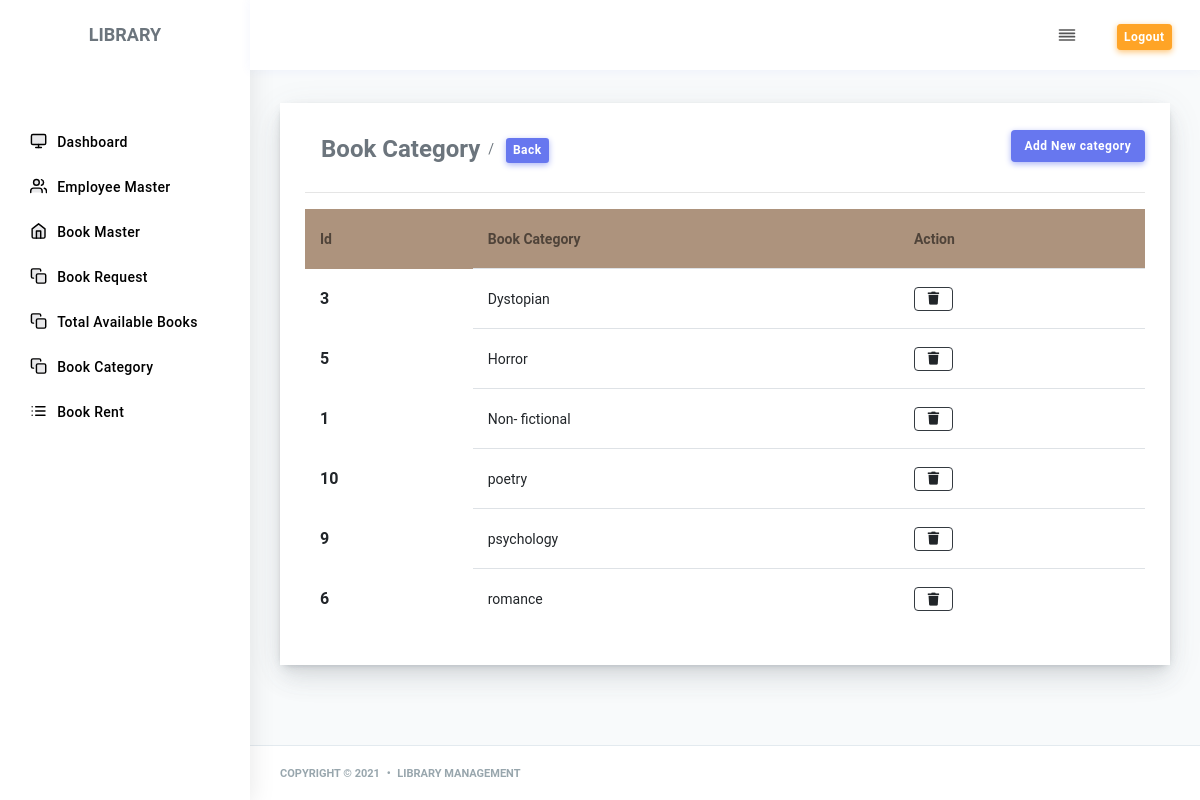
Page /book_category/ (signed in) on the committed database.
### library_app/models.py (models this page shows)
class New_Category(models.Model):
   category=models.CharField(max_length=150, null=True, blank=True)

### library_app/views.py (the view)
# urls.py: path('book_category/',views.book_category,name ='book_category'),
@csrf_exempt
def book_category(request):
    session_id = request.session.get('user_id')
    print(session_id)
    obj = New_Category.objects.all().order_by("category")
    list = []
    dict = {}
    for i in obj:
     dict["id"] = i.id
     dict["category"] = i.category
     list.append(dict)
     dict = {}
    if session_id:
        return render(request, 'book_category.html', {"list": list,})
    else:
        return redirect("/")

### library_app/templates/book_category.html (shortened to what this page needs)
{% include "header.html" %}
<div class="main-content">
  <section class="section">
    <div class="section-body">
      <div class="row">
        <div class="col-12">
          <div class="card">
            <div class="card-body">
              <div class="row">
                <div class="col-md-6">
                  <ul
                    class="breadcrumb breadcrumb-style"
                    style="margin-bottom: 0px"
                  >
                    <li class="breadcrumb-item">
                      <h4 class="page-title m-b-0">Book Category</h4>
                    </li>
                    <li class="breadcrumb-item">
                      <a href="/dashboard/">
                        <button type="button" class="btn btn-primary btn-sm">
                          Back
                        </button></a
                      >
                    </li>
                  </ul>
                </div>
                <div class="col-md-6 pull-right" style="margin-top: 7px">
                  <a
                    href="/add_category/"
                    class="btn btn-icon btn-primary pull-right"
                  >
                    Add New category</a
                  >
                </div>
              </div>
              <hr />
              <div id="table_div">
                <div class="table-responsive">
                  <table class="table table-hover" id="view_table">
                    <thead>
                      <tr>
                        <th>Id</th>
                        <th>Book Category</th>
                        <th>Action</th>
                      </tr>
                    </thead>
                    <tbody>
                      {% for i in list %}
                      <tr>
                        <th scope="row">{{i.id}}</th>
                        <td>{{i.category}}</td>
                        <td>
                          <a
                            class="btn btn-outline-dark"
                            onclick="delete_category('{{i.id}}')"
                            ><i class="fas fa-trash"></i
                          ></a>
                        </td>
                      </tr>
                      {% endfor %}
                    </tbody>
                  </table>
                </div>
              </div>
            </div>
          </div>
        </div>
      </div>
    </div>
  </section>
</div>
{% include "footer.html" %}

### library_app/templates/header.html (style rules this page uses)
td { font-size: 14px; }

### rows in the picture
New_Category: category "Dystopian"
New_Category: category "Horror"
New_Category: category "Non- fictional"
New_Category: category "poetry"
New_Category: category "psychology"
New_Category: category "romance"

### other values in the picture
{{ i.id }} "3" "5" "1" "10" "9" "6"
